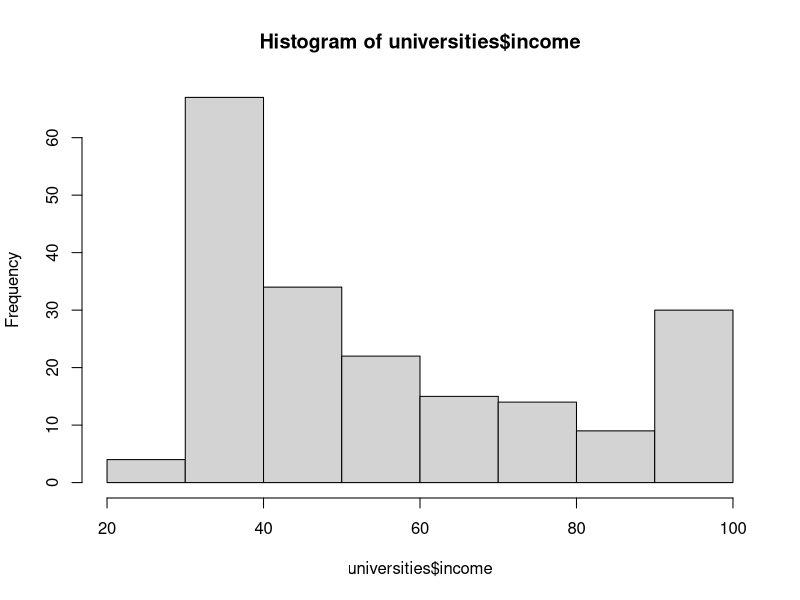
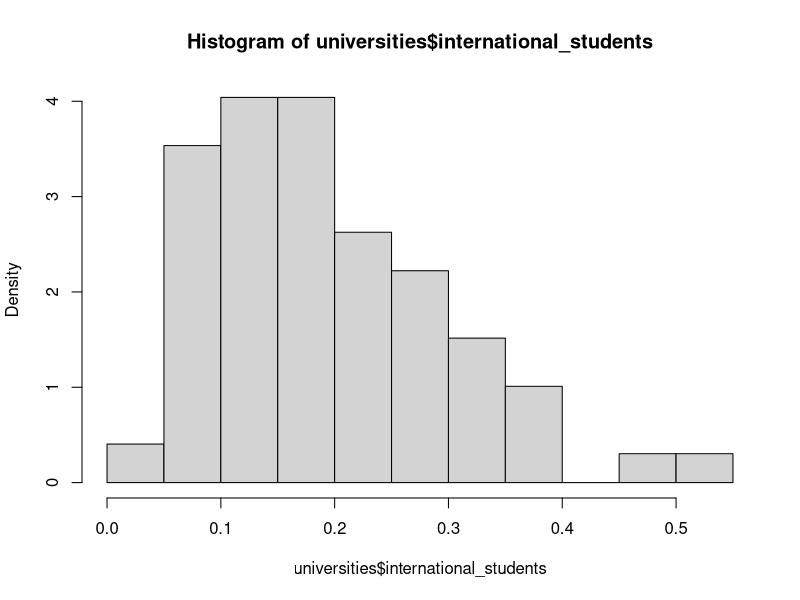
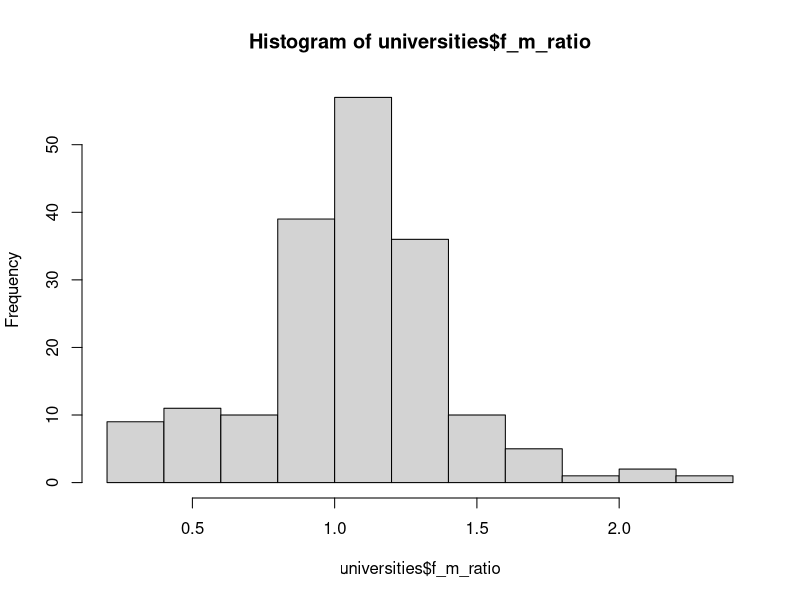
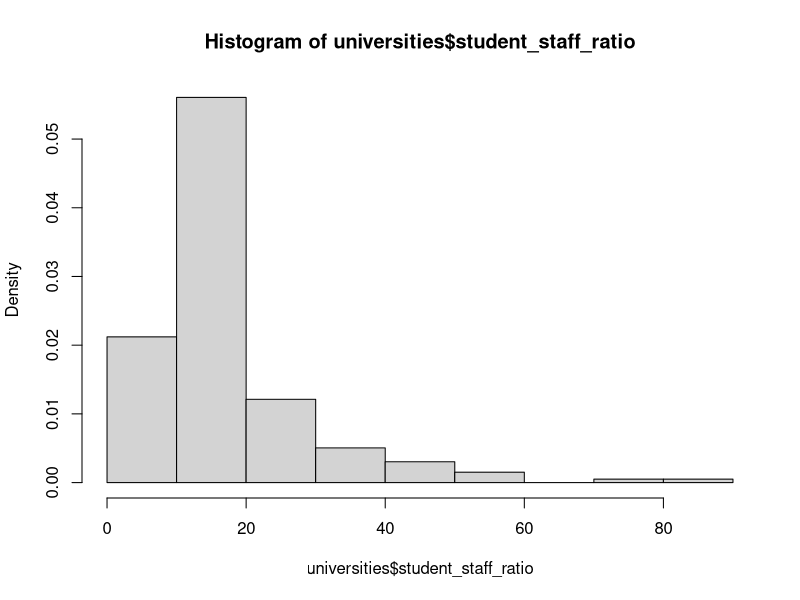

These figures' R source, in order:
###############################
### Pre-processing data set ###
###############################

### Read raw data for top 200 universities ###
universities = read.csv(file='csv/universities.csv',header=TRUE,sep=",",
                        nrows=200,stringsAsFactors=FALSE,
                        na.strings=c("","NA"))
# remove column year, all data is from 2016
universities = universities[ , -which(names(universities) %in% c("year"))]
universities$income[universities$income=="-"] = NA

### Initial data exploration
# print number of missing values per variable
for (i in 1:length(names(universities)))
{
  print(paste(names(universities)[i],
  length(universities[i][is.na(universities[i])])))
}
# data types variables
sapply(universities, class)
# auxiliary function to remove leading and trailing white spaces
trim = function (x) gsub("^\\s+|\\s+$", "", x)

### variable: income ###
# convert income to numeric
universities$income=as.numeric(universities$income)
# Fill missing income values with median
hist(universities$income)
universities$income[is.na(universities$income)] = 
  median(universities$income, na.rm=TRUE)

### variable: international_students ###
# remove '%' from international_students and convert to numeric (normalized)
universities$international_students = 
  as.numeric(substr(universities$international_students,1,
                    nchar(universities$international_students)-1))/100
# fill missing values with median
hist(universities$international_students,prob=TRUE)
universities$international_students[is.na(universities$international_students)] = 
  median(universities$international_students,na.rm=TRUE)

### variable: female_male_ratio ###
# original format "a : b", extract a and b, compute a/b, convert to numeric
universities$f_m_ratio = NA
for (i in 1:length(universities$female_male_ratio))
{
  tmp = as.numeric(trim(strsplit(universities$female_male_ratio, ":")[[i]]))
  universities$f_m_ratio[i] = round(tmp[1]/tmp[2], 2)
}

# fill missing female/male ratios with average of mean and median (close together)
hist(universities$f_m_ratio)
length(universities$f_m_ratio[is.na(universities$f_m_ratio)])/
  length(universities$f_m_ratio)

universities$f_m_ratio[is.na(universities$f_m_ratio)] = 
  round(mean(c(mean(universities$f_m_ratio, na.rm=TRUE),
               median(universities$f_m_ratio, na.rm=TRUE))),2)
# remove temp column f_m_ratio
universities$female_male_ratio = universities$f_m_ratio
universities = universities[ , -which(names(universities) %in% c("f_m_ratio"))]

### variable: num_students ###
# create temp column nr_students
universities$nr_students = universities$num_students
# remove ',', add 0's to trailing part while length < 3, paste split results
for (i in 1:length(universities$num_students))
{
  if (!is.na(universities$num_students[i]))
  {
    tmp = trim(strsplit(universities$num_students,",")[[i]])
    if (!is.na(tmp[2]))
    {
      while (nchar(tmp[2]) < 3)
      {
        tmp[2] = paste(tmp[2],"0",sep="")
      }
      universities$nr_students[i] = paste(tmp[1],tmp[2],sep="")
    } else
    {
      universities$nr_students[i] = tmp[1]
    }
    universities$nr_students = as.numeric(universities$nr_students)
  }
}
# fill missing values with median
universities$nr_students[is.na(universities$nr_students)] = round(median(universities$nr_students,na.rm=TRUE))
# remove temp column nr_students
universities$num_students = universities$nr_students
universities = universities[ , -which(names(universities) %in% c("nr_students"))]

### variable: student_staff_ratio ###
# fill missing student staff ratios with median
hist(universities$student_staff_ratio,prob=TRUE)
universities$student_staff_ratio[is.na(universities$student_staff_ratio)] = 
  median(universities$student_staff_ratio,na.rm=TRUE)

# create id column to identify university
universities$id = 1:200

# move descriptive columns to seperate dataframe
university_info = universities[c(14,2,3)]
universities = universities[-c(2,3)]

# write cleaned data set to csv
write.csv(universities, file="csv/universities-cleaned.csv", row.names=FALSE)
write.csv(university_info, file="csv/universities-info.csv", row.names=FALSE)